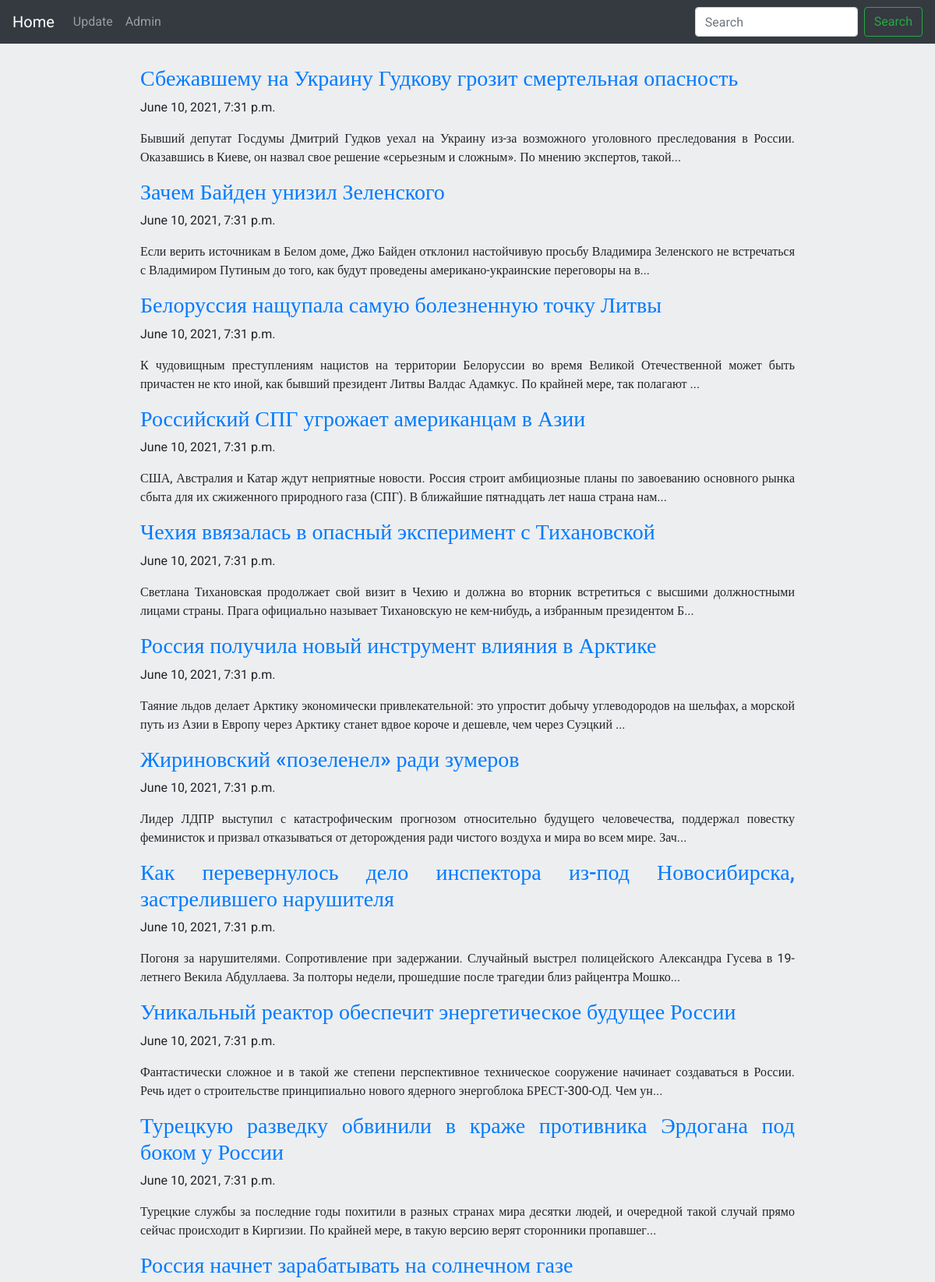
Page /news/ (upper part) on the committed database.
### clone/models.py (models this page shows, shortened)
class News(models.Model):
    article = models.CharField(max_length=64)
    text_news = models.TextField()
    descriptions = models.TextField(null=True)
    image = models.ImageField(upload_to='article', null=True)
    created = models.DateTimeField(auto_now_add=True, auto_now=False)
    link = models.CharField(max_length=64, null=True)

### clone/views.py (the view)
# urls.py: path('', views.show_all_news, name='Home'),
def show_all_news(request):
    all_news = News.objects.all().order_by('-created')
    if request.GET:
        if request.GET['q'] != '':
            if search_news(request, all_news):
                all_news = search_news(request, all_news)
    context = {
        "all_news": all_news,
    }
    return render(request, 'clone/home.html', context=context)

### clone/templates/clone/home.html
{% extends "clone/base_news.html" %}
{% block content %}
    {% for news in all_news %}
        <a href="/news/{{ news.link }}/"><h3>{{news.article}}</h3></a>
        <p>{{news.created}}</p>
        <p>{{news.descriptions}}</p>
    {% endfor %}
{% endblock content %}

### clone/templates/clone/base_news.html (shortened to what this page needs)
{% load static %}
<!DOCTYPE html>
<html lang="en">
<head>
    <link rel="stylesheet" href="https://stackpath.bootstrapcdn.com/bootstrap/4.4.1/css/bootstrap.min.css">
    <link rel="stylesheet" href="{% static 'clone/style.css' %}">
</head>
<body>
    {% include 'clone/navbar.html' %}
    <div class="wrapper">
        <div class="content main-news">
            {% block content %}{% endblock %}
        </div>
    </div>
</body>
</html>

### clone/templates/clone/navbar.html (shortened to what this page needs)
<header>
  <nav class="navbar navbar-expand-md navbar-dark bg-dark fixed-top">
    <a class="navbar-brand" href="{% url 'Home' %}">Home</a>
    <div class="collapse navbar-collapse" id="navbarsExampleDefault">
      <ul class="navbar-nav mr-auto">
        <li class="nav-item">
          <a class="nav-link" href="{% url 'Update' %}">Update <span class="sr-only">(current)</span></a>
        </li>
        <li class="nav-item">
          <a class="nav-link" href="/admin/">Admin <span class="sr-only">(current)</span></a>
        </li>
       </ul>
      <form class="form-inline my-2 my-lg-0">
          <input class="form-control mr-sm-2" type="search" placeholder="Search" aria-label="Search" name="q">
          <button class="btn btn-outline-success my-2 my-sm-0" type="submit">Search</button>
      </form>
    </div>
  </nav>
</header>

### clone/static/clone/style.css (style rules this page uses)
html, body { height: 100%; width: 100%; font-family: 'Roboto', 'sans-serif'; background-color: #edeef0; overflow-x: hidden; }
.wrapper { display: flex; flex-direction: column; min-height: 100%; }
.content { margin-top: 7%; margin-left: 15%; }
.main-news { width: 70%; text-align: justify; }

### rows in the picture
News: article "Сбежавшему на Украину Гудкову грозит смертельная опасность", created "June 10, 2021, 7:31 p.m.", descriptions "Бывший депутат Госдумы Дмитрий Гудков уехал на Украину из-за возможного уголовного преследования в России. Оказавшись в Киеве, он назвал свое решение «серьезным и сложным». По мнению экспертов, такой..."
News: article "Зачем Байден унизил Зеленского", created "June 10, 2021, 7:31 p.m.", descriptions "Если верить источникам в Белом доме, Джо Байден отклонил настойчивую просьбу Владимира Зеленского не встречаться с Владимиром Путиным до того, как будут проведены американо-украинские переговоры на в..."
News: article "Белоруссия нащупала самую болезненную точку Литвы", created "June 10, 2021, 7:31 p.m.", descriptions "К чудовищным преступлениям нацистов на территории Белоруссии во время Великой Отечественной может быть причастен не кто иной, как бывший президент Литвы Валдас Адамкус. По крайней мере, так полагают ..."
News: article "Российский СПГ угрожает американцам в Азии", created "June 10, 2021, 7:31 p.m.", descriptions "США, Австралия и Катар ждут неприятные новости. Россия строит амбициозные планы по завоеванию основного рынка сбыта для их сжиженного природного газа (СПГ). В ближайшие пятнадцать лет наша страна нам..."
News: article "Чехия ввязалась в опасный эксперимент с Тихановской", created "June 10, 2021, 7:31 p.m.", descriptions "Светлана Тихановская продолжает свой визит в Чехию и должна во вторник встретиться с высшими должностными лицами страны. Прага официально называет Тихановскую не кем-нибудь, а избранным президентом Б..."
News: article "Россия получила новый инструмент влияния в Арктике", created "June 10, 2021, 7:31 p.m.", descriptions "Таяние льдов делает Арктику экономически привлекательной: это упростит добычу углеводородов на шельфах, а морской путь из Азии в Европу через Арктику станет вдвое короче и дешевле, чем через Суэцкий ..."
News: article "Жириновский «позеленел» ради зумеров", created "June 10, 2021, 7:31 p.m.", descriptions "Лидер ЛДПР выступил с катастрофическим прогнозом относительно будущего человечества, поддержал повестку феминисток и призвал отказываться от деторождения ради чистого воздуха и мира во всем мире. Зач..."
News: article "Как перевернулось дело инспектора из-под Новосибирска, застрелившего нарушителя", created "June 10, 2021, 7:31 p.m.", descriptions "Погоня за нарушителями. Сопротивление при задержании. Случайный выстрел полицейского Александра Гусева в 19-летнего Векила Абдуллаева. За полторы недели, прошедшие после трагедии близ райцентра Мошко..."
News: article "Уникальный реактор обеспечит энергетическое будущее России", created "June 10, 2021, 7:31 p.m.", descriptions "Фантастически сложное и в такой же степени перспективное техническое сооружение начинает создаваться в России. Речь идет о строительстве принципиально нового ядерного энергоблока БРЕСТ-300-ОД. Чем ун..."
News: article "Турецкую разведку обвинили в краже противника Эрдогана под боком у России", created "June 10, 2021, 7:31 p.m.", descriptions "Турецкие службы за последние годы похитили в разных странах мира десятки людей, и очередной такой случай прямо сейчас происходит в Киргизии. По крайней мере, в такую версию верят сторонники пропавшег..."
News: article "Россия начнет зарабатывать на солнечном газе"
